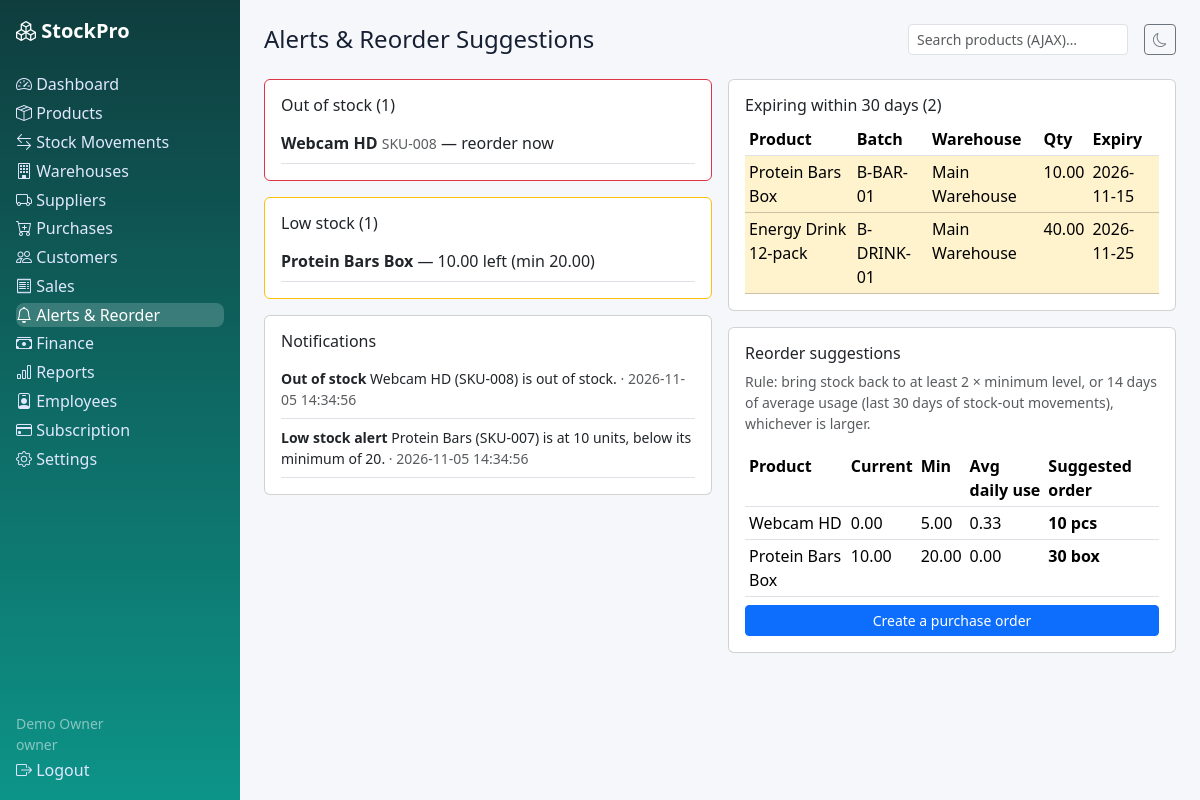
The app's page /alerts.php (signed in) with its own data.
### tables this page shows
CREATE TABLE products (id INT UNSIGNED AUTO_INCREMENT PRIMARY KEY, tenant_id INT UNSIGNED NOT NULL, sku VARCHAR(60) NOT NULL, barcode VARCHAR(40) NULL, name VARCHAR(190) NOT NULL, description TEXT NULL, category_id INT UNSIGNED NULL, brand_id INT UNSIGNED NULL, unit VARCHAR(20) NOT NULL DEFAULT 'pcs', cost_price DECIMAL(12,2) NOT NULL DEFAULT 0, sale_price DECIMAL(12,2) NOT NULL DEFAULT 0, stock_qty DECIMAL(12,2) NOT NULL DEFAULT 0, min_stock DECIMAL(12,2) NOT NULL DEFAULT 5, max_stock DECIMAL(12,2) NOT NULL DEFAULT 100, track_expiry TINYINT(1) NOT NULL DEFAULT 0, status ENUM('active','inactive') NOT NULL DEFAULT 'active', created_at DATETIME NOT NULL DEFAULT CURRENT_TIMESTAMP, UNIQUE KEY uq_product_sku(tenant_id,sku), UNIQUE KEY uq_product_barcode(tenant_id,barcode), INDEX idx_prod_tenant(tenant_id), INDEX idx_prod_stock(stock_qty), CONSTRAINT fk_prod_tenant FOREIGN KEY(tenant_id) REFERENCES tenants(id) ON DELETE CASCADE, CONSTRAINT fk_prod_cat FOREIGN KEY(category_id) REFERENCES categories(id) ON DELETE SET NULL, CONSTRAINT fk_prod_brand FOREIGN KEY(brand_id) REFERENCES brands(id) ON DELETE SET NULL);

CREATE TABLE notifications (id INT UNSIGNED AUTO_INCREMENT PRIMARY KEY, tenant_id INT UNSIGNED NOT NULL, user_id INT UNSIGNED NULL, title VARCHAR(190) NOT NULL, body TEXT NULL, is_read TINYINT(1) NOT NULL DEFAULT 0, created_at DATETIME NOT NULL DEFAULT CURRENT_TIMESTAMP, INDEX idx_notif_tenant(tenant_id), CONSTRAINT fk_notif_tenant FOREIGN KEY(tenant_id) REFERENCES tenants(id) ON DELETE CASCADE);

CREATE TABLE batches (id INT UNSIGNED AUTO_INCREMENT PRIMARY KEY, tenant_id INT UNSIGNED NOT NULL, product_id INT UNSIGNED NOT NULL, warehouse_id INT UNSIGNED NOT NULL, batch_no VARCHAR(60) NOT NULL, expiry_date DATE NULL, quantity DECIMAL(12,2) NOT NULL DEFAULT 0, created_at DATETIME NOT NULL DEFAULT CURRENT_TIMESTAMP, UNIQUE KEY uq_batch(tenant_id,product_id,warehouse_id,batch_no), INDEX idx_batch_expiry(expiry_date), CONSTRAINT fk_batch_tenant FOREIGN KEY(tenant_id) REFERENCES tenants(id) ON DELETE CASCADE, CONSTRAINT fk_batch_product FOREIGN KEY(product_id) REFERENCES products(id) ON DELETE CASCADE, CONSTRAINT fk_batch_wh FOREIGN KEY(warehouse_id) REFERENCES warehouses(id) ON DELETE CASCADE);

CREATE TABLE warehouses (id INT UNSIGNED AUTO_INCREMENT PRIMARY KEY, tenant_id INT UNSIGNED NOT NULL, name VARCHAR(120) NOT NULL, location VARCHAR(120) NULL, address VARCHAR(255) NULL, racks VARCHAR(120) NULL, shelves VARCHAR(120) NULL, bins VARCHAR(120) NULL, is_main TINYINT(1) NOT NULL DEFAULT 0, created_at DATETIME NOT NULL DEFAULT CURRENT_TIMESTAMP, INDEX idx_wh_tenant(tenant_id), CONSTRAINT fk_wh_tenant FOREIGN KEY(tenant_id) REFERENCES tenants(id) ON DELETE CASCADE);

### includes/functions.php (called while the page is built, shortened)
<?php
function e(?string $v): string { return htmlspecialchars($v ?? '', ENT_QUOTES, 'UTF-8'); }
function current_user(): ?array { return $_SESSION['user'] ?? null; }
function tenant_id(): ?int { $u = current_user(); return isset($u['tenant_id']) && $u['tenant_id'] !== null ? (int)$u['tenant_id'] : null; }
function qa(PDO $pdo, string $sql, array $a = []): array { $s = $pdo->prepare($sql); $s->execute($a); return $s->fetchAll(); }

### includes/auth.php (called while the page is built, shortened)
<?php
require_once __DIR__ . '/../config/database.php';
require_once __DIR__ . '/functions.php';
function require_tenant(): int {
    $t = tenant_id();
    return $t;
}

### alerts.php (the view, shortened to what this page needs)
<?php require_once __DIR__ . '/includes/auth.php'; require_once __DIR__ . '/includes/roles.php';
$user = require_role(ROLE_ALL); $pdo = db(); check_tenant_active($pdo); $tid = require_tenant(); $base = ''; $active = 'alerts'; $pageTitle = 'Alerts & Reorder Suggestions';
$low = qa($pdo, 'SELECT * FROM products WHERE tenant_id=? AND status="active" AND stock_qty>0 AND stock_qty<=min_stock ORDER BY stock_qty', [$tid]);
$out = qa($pdo, 'SELECT * FROM products WHERE tenant_id=? AND status="active" AND stock_qty<=0 ORDER BY name', [$tid]);
$expiring = qa($pdo, 'SELECT b.*, p.name pname, w.name wname FROM batches b JOIN products p ON p.id=b.product_id JOIN warehouses w ON w.id=b.warehouse_id WHERE b.tenant_id=? AND b.quantity>0 AND b.expiry_date IS NOT NULL AND b.expiry_date<=DATE_ADD(CURDATE(),INTERVAL 30 DAY) ORDER BY b.expiry_date', [$tid]);
$suggest = qa($pdo, 'SELECT p.*, COALESCE((SELECT SUM(ABS(sm.quantity))/30 FROM stock_movements sm WHERE sm.product_id=p.id AND sm.tenant_id=p.tenant_id AND sm.quantity<0 AND sm.type IN ("out","sale") AND sm.created_at>=DATE_SUB(NOW(),INTERVAL 30 DAY)),0) avg_daily FROM products p WHERE p.tenant_id=? AND p.status="active" AND p.stock_qty<=p.min_stock ORDER BY p.stock_qty', [$tid]);
$notifs = qa($pdo, 'SELECT * FROM notifications WHERE tenant_id=? ORDER BY id DESC LIMIT 10', [$tid]);
include __DIR__ . '/includes/header.php'; ?>
<div class="row g-3">
<div class="col-lg-6"><div class="card p-3 border-danger"><h6>Out of stock (<?= count($out) ?>)</h6><?php foreach ($out as $p): ?><div class="border-bottom py-2"><strong><?= e($p['name']) ?></strong> <span class="text-muted small"><?= e($p['sku']) ?></span> — reorder now</div><?php endforeach; if (!$out) echo '<p class="text-muted small mb-0">None.</p>'; ?></div>
<div class="card p-3 mt-3 border-warning"><h6>Low stock (<?= count($low) ?>)</h6><?php foreach ($low as $p): ?><div class="border-bottom py-2"><strong><?= e($p['name']) ?></strong> — <?= $p['stock_qty'] ?> left (min <?= $p['min_stock'] ?>)</div><?php endforeach; if (!$low) echo '<p class="text-muted small mb-0">None.</p>'; ?></div>
<div class="card p-3 mt-3"><h6>Notifications</h6><?php foreach ($notifs as $n): ?><div class="border-bottom py-2 small"><strong><?= e($n['title']) ?></strong> <?= e($n['body'] ?? '') ?> <span class="text-muted">· <?= e($n['created_at']) ?></span></div><?php endforeach; if (!$notifs) echo '<p class="text-muted small mb-0">No notifications.</p>'; ?></div></div>
<div class="col-lg-6"><div class="card p-3"><h6>Expiring within 30 days (<?= count($expiring) ?>)</h6><table class="table table-sm mb-0"><tr><th>Product</th><th>Batch</th><th>Warehouse</th><th>Qty</th><th>Expiry</th></tr>
<?php foreach ($expiring as $b): ?><tr class="table-warning"><td><?= e($b['pname']) ?></td><td><?= e($b['batch_no']) ?></td><td><?= e($b['wname']) ?></td><td><?= $b['quantity'] ?></td><td><?= e($b['expiry_date']) ?></td></tr><?php endforeach; if (!$expiring) echo '<tr><td colspan="5" class="text-muted">No batches expiring soon.</td></tr>'; ?></table></div>
<div class="card p-3 mt-3"><h6>Reorder suggestions</h6><p class="small text-muted">Rule: bring stock back to at least 2 × minimum level, or 14 days of average usage (last 30 days of stock-out movements), whichever is larger.</p>
<table class="table table-sm mb-0"><tr><th>Product</th><th>Current</th><th>Min</th><th>Avg daily use</th><th>Suggested order</th></tr>
<?php foreach ($suggest as $s): ?><tr><td><?= e($s['name']) ?></td><td><?= $s['stock_qty'] ?></td><td><?= $s['min_stock'] ?></td><td><?= number_format((float)$s['avg_daily'], 2) ?></td><td class="fw-bold"><?= $s['suggested'] ?> <?= e($s['unit']) ?></td></tr><?php endforeach; if (!$suggest) echo '<tr><td colspan="5" class="text-muted">Nothing to reorder.</td></tr>'; ?></table>
<a class="btn btn-sm btn-primary mt-2" href="purchases.php">Create a purchase order</a></div></div></div>
<?php include __DIR__ . '/includes/footer.php'; ?>

### assets/css/style.css (style rules this page uses)
:root { --brand:#0d9488;--bg:#f6f7fb;--card:#fff;--text:#172033 }
body { background:var(--bg);color:var(--text);font-family:system-ui,-apple-system,"Segoe UI",Roboto,sans-serif }

### records on screen
products: name "Webcam HD", sku "SKU-008", stock_qty "0.00", min_stock "5.00", avg_daily "0.33", suggested "10", unit "pcs"
products: name "Protein Bars Box", stock_qty "10.00", min_stock "20.00", avg_daily "0.00", suggested "30", unit "box"
notifications: title "Out of stock", body "Webcam HD (SKU-008) is out of stock.", created_at "2026-11-05 14:34:56"
notifications: title "Low stock alert", body "Protein Bars (SKU-007) is at 10 units, below its minimum of 20.", created_at "2026-11-05 14:34:56"
batches: product.name "Protein Bars Box", batch_no "B-BAR-01", warehouse.name "Main Warehouse", quantity "10.00", expiry_date "2026-11-15"
batches: product.name "Energy Drink 12-pack", batch_no "B-DRINK-01", warehouse.name "Main Warehouse", quantity "40.00", expiry_date "2026-11-25"

### other values on screen
$label "Dashboard"
$label "Products"
$label "Stock Movements"
$label "Warehouses"
$label "Suppliers"
$label "Purchases"
$label "Customers"
$label "Sales"
$label "Alerts & Reorder"
$label "Finance"
$label "Reports"
$label "Employees"
$label "Subscription"
$label "Settings"
current_user()['name'] "Demo Owner"
